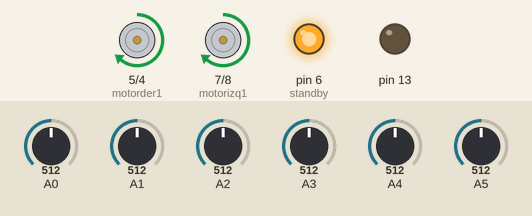
A sketch run on a simulated Arduino Uno, built with avr-gcc and run on an emulated ATmega328P. Shown: motor-driver pin pairs drawn as motors (green arrow = first pin HIGH = forward, orange = second pin HIGH = backward, longer = more drive, scaled by the enable pin, stopped while the standby pin is LOW), output pins drawn as LEDs (lit = HIGH). Inputs (shaded band) come from the test bench; at power-on: A0 = 512, A2 = 512, A4 = 512, A1 = 512, A5 = 512, A3 = 512.

Above: at 10.7 s.
10.8 s: A0 set to 716
12.3 s: A2 set to 716
At 13.1 s:
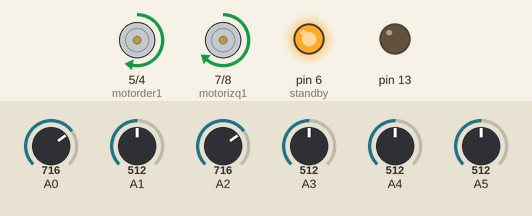
13.8 s: A4 set to 716
At 14.2 s:
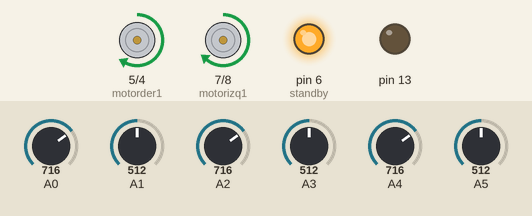
15.3 s: A1 set to 716
At 16.5 s:
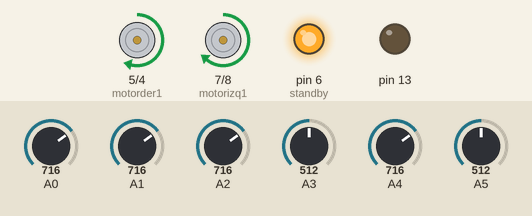
16.8 s: A5 set to 716
At 17.6 s:
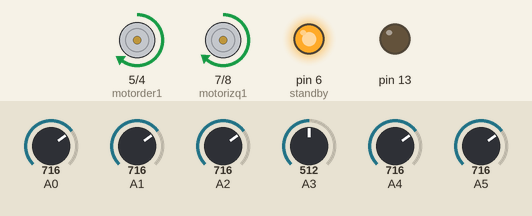
18.3 s: A3 set to 992
At 18.8 s:
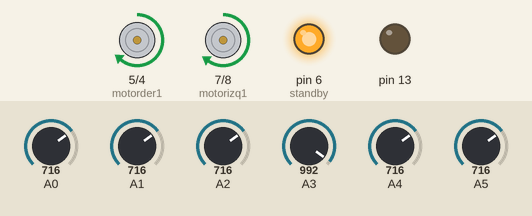
Timing chart, 0 to 20.8 s (numbered marks = the images above; inputs shaded):
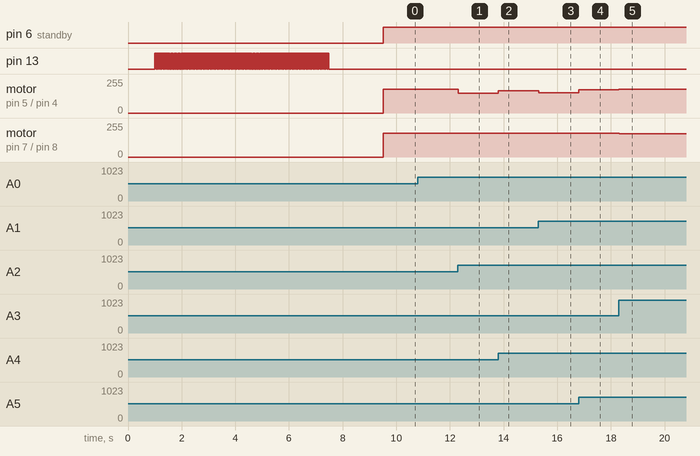

The sketch:

PIDbyger.ino
```cpp
#include <QTRSensors.h>
//program by gerardo fregoso jimenez
#define NUM_SENSORS             6  // number of sensors used
#define NUM_SAMPLES_PER_SENSOR  5  // average 4 analog samples per sensor reading
#define EMITTER_PIN             10  // emitter is controlled by digital pin 2
//Sensor qtra
//----------------------------------------------------------------------
#define motorder1     5
#define motorder2     4
#define motorizq1     7
#define motorizq2     8
#define pwmizq        3
#define pwmder        9
#define standby       6
int velocidad_der1 = 0;
int velocidad_izq1 = 0;
//Motores para tbgfsabeque
//----------------------------------------------------------
int derivativo=0;
int proporcional=0;
int proporcional_pasado=0;
unsigned int position;
int pwm_salida=0;
//variables pid
//-------------------------------------------------------------
float kp=0.18;  //constante de proporcional
float kd=1.89;  //constante de derivativa

int max=180;   //velocidad maxima

//variables a cambiar del pid
//----------------------------------------------------
//inisiacion de sensores

QTRSensorsAnalog qtra((unsigned char[])
  {A0, A1, A2, A3, A4, A5}
, NUM_SENSORS, NUM_SAMPLES_PER_SENSOR, EMITTER_PIN);
unsigned int sensorValues[NUM_SENSORS];
//----------------------------------------------------------------
//void principal
//void priincipal(){

//}
//------------------------------------------------------------------
//void motores

void Motorder(int valor)
{
  if ( valor >= 0 )
  {
    // si valor positivo vamos hacia adelante
    digitalWrite(motorder1,HIGH);
    digitalWrite(motorder2,LOW);
  }
  else
  {
    // si valor ngativo vamos hacia atras
    digitalWrite(motorder1,LOW);
    digitalWrite(motorder2,HIGH);
    valor *= -1;
  }

  // Setea Velocidad
  analogWrite(pwmder,valor);
}

void Motorizq(int valor)
{
  if ( valor >= 0 )
  {
    // si valor positivo vamos hacia adelante
    digitalWrite(motorizq1,HIGH);
    digitalWrite(motorizq2,LOW);
  }
  else
  {
    // si valor negativo vamos hacia atras
    digitalWrite(motorizq1,LOW);
    digitalWrite(motorizq2,HIGH);
    valor *= -1;
  }

  // Setea Velocidad
  analogWrite(pwmizq,valor);
}

void Velmotores(int izquierda, int derecha)// accion para mover los dos motores con Velmotores(velocidad del izquierdo, velocidad del derecho)
{
  digitalWrite(standby,HIGH);
  Motorder(izquierda);
  Motorizq(derecha);
}


void setup() {
pinMode(motorder1, OUTPUT);
pinMode(motorizq1, OUTPUT);
pinMode(motorder2, OUTPUT);
pinMode(motorizq2, OUTPUT);
pinMode(pwmizq , OUTPUT);
pinMode(pwmder, OUTPUT);
pinMode(standby , OUTPUT);
pinMode(13, OUTPUT);
delay(1000);
//------------------------------------------------------------------
  //calibracion del sensor
  for ( int i=0; i<100; i++)
  {
    digitalWrite(13, HIGH);
    delay(20);// parpadeo de les para indicar que inició

 digitalWrite(13, HIGH);
    qtra.calibrate();            // lee los 6 sensores 10 veces a 2.5 ms
     digitalWrite(13, LOW);
    delay(20);
  }

  digitalWrite(13, LOW);
  //------------------------------------------------------------------

  delay(2000);
}

void loop() {
 frenos(600);// activamos los frenos
  position = qtra.readLine (sensorValues); // posicion es igual a la linea de valores que va de 0 A 5000 EN ESTE caso
  //------------------------------------------------------------------
  //proporcionales y derivativos
  proporcional = ((int)position) - 2500; // declaramos el proporcional que es la posicion menos 2500 asi nos queda de -2500 a 2500 teniendo como referencia de linea 0

   derivativo = proporcional - proporcional_pasado;// declaramos que el derivativo es el proporcional menos el proporcional pasado

     proporcional_pasado = proporcional;// decimos que proporcional_pasado es igual a proporcional lo que hace que cuando pase por esta linea de codigo guarde un valor anterior para el derivativo
     //------------------------------------------------------------------
     //UNION DE PD
    pwm_salida=( proporcional * kp ) + ( derivativo * kd );// decimos que nuestra salida para los motores(todavia no terminada) es esta formula s=(p*kp)+(d*kd)
     //------------------------------------------------------------------
     //deimitacion de velocidad
     if ( pwm_salida > max ) pwm_salida = max; //limitamos la salida de pwm diciendo que si es mayor la salida que nuestra velocidad maxima ponga la vlocidad maxima como salida
  else if ( pwm_salida < -max ) pwm_salida = -max;//limitamos la salida de pwm diciendo que si es mayor la salida que nuestra velocidad maxima ponga la vlocidad maxima como salida pero negativa
 //------------------------------------------------------------------
 //Mandar velocidades a cada motor
 if( pwm_salida < 0 ) {
 Velmotores(max+pwm_salida, max);  //comparacion de que si el valor de salida es negativo significa que se salio de la linea a la derecha entonces tiene que arreglarlo
 }
 else{
 Velmotores(max,max-pwm_salida);//comparacion de que si el valor de salida es positivo significa que se salio de la linea a la izquierda entonces tiene que arreglarlo o si es 0 ir recto
 }
 //------------------------------------------------------------------

}

void frenos(int flanco_comparacion)
{
    if (proporcional <=-2490) //si se salio por la parte derecha de la linea
    {
      while(true)
      {
        digitalWrite(13 ,HIGH);
        Velmotores(165,-100);
        qtra.read(sensorValues); //lectura  de cada sensor
        if ( sensorValues[0]>flanco_comparacion || sensorValues[1]>flanco_comparacion || sensorValues[2]>flanco_comparacion || sensorValues[3]>flanco_comparacion || sensorValues[4]>flanco_comparacion || sensorValues[5]>flanco_comparacion )
        {
          break;
        }

      }
    }

    if (proporcional>=2490) //si se salio por la parte izquierda de la linea
    {
      while(true)
      {
        digitalWrite(13,HIGH);
     Velmotores(-100,165);
        qtra.read(sensorValues);
        if ( sensorValues[5]>flanco_comparacion || sensorValues[4]>flanco_comparacion || sensorValues[3]>flanco_comparacion || sensorValues[2]>flanco_comparacion || sensorValues[1]>flanco_comparacion|| sensorValues[0]>flanco_comparacion)
        {
          break;
        }
      }
  }
}
```

Measured:
- after the input at 12.3 s, motor on pin 5 (motorder1) / pin 4 (motorder2): forward 180/255 → forward 149/255 at once
- after the input at 13.8 s, motor on pin 5 (motorder1) / pin 4 (motorder2): forward 149/255 → forward 166/255 at once
- after the input at 15.3 s, motor on pin 5 (motorder1) / pin 4 (motorder2): forward 166/255 → forward 152/255 at once
- after the input at 16.8 s, motor on pin 5 (motorder1) / pin 4 (motorder2): forward 152/255 → forward 176/255 at once
- after the input at 18.3 s, motor on pin 5 (motorder1) / pin 4 (motorder2): forward 176/255 → forward 180/255 at once; motor on pin 7 (motorizq1) / pin 8 (motorizq2): forward 180/255 → forward 175/255 at once
